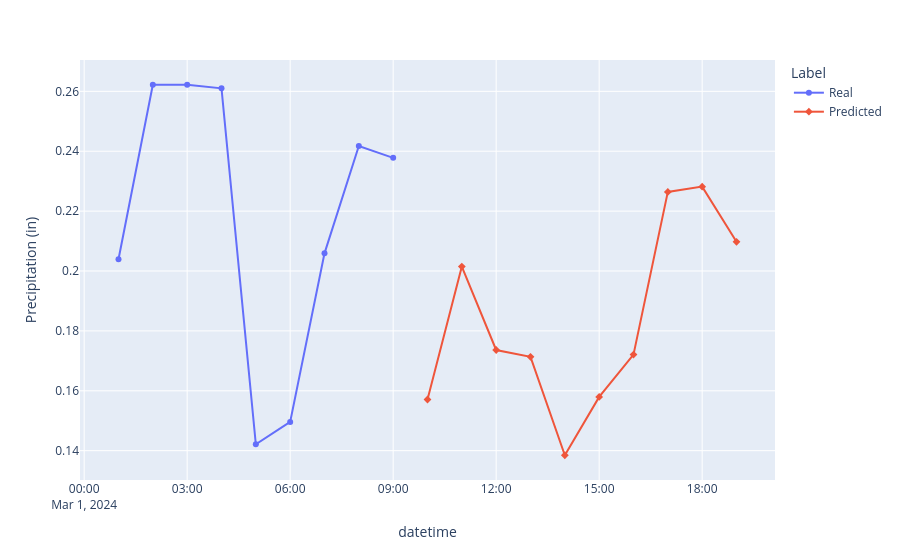

Notebook source saved alongside this figure:
### Code cell
# Display the graph
graph.show()

### Figure 1 — Plotly figure (JSON) as saved in the notebook; plotly's stock layout.template omitted (floating-point values rounded to 4 significant figures)
{"data": [{"hovertemplate": "Label=Real<br>datetime=%{x}<br>Precipitation (in)=%{y:.4f}<extra></extra>", "legendgroup": "Real", "line": {"color": "#636efa", "dash": "solid"}, "marker": {"symbol": "circle"}, "mode": "markers+lines", "name": "Real", "orientation": "v", "showlegend": true, "type": "scatter", "x": ["2024-03-01T09:00:00", "2024-03-01T08:00:00", "2024-03-01T07:00:00", "2024-03-01T06:00:00", "2024-03-01T05:00:00", "2024-03-01T04:00:00", "2024-03-01T03:00:00", "2024-03-01T02:00:00", "2024-03-01T01:00:00"], "xaxis": "x", "y": [0.2378, 0.2417, 0.2059, 0.1496, 0.1421, 0.261, 0.2622, 0.2622, 0.2039], "yaxis": "y"}, {"hovertemplate": "Label=Predicted<br>datetime=%{x}<br>Precipitation (in)=%{y:.4f}<extra></extra>", "legendgroup": "Predicted", "line": {"color": "#EF553B", "dash": "solid"}, "marker": {"symbol": "diamond"}, "mode": "markers+lines", "name": "Predicted", "orientation": "v", "showlegend": true, "type": "scatter", "x": ["2024-03-01T10:00:00", "2024-03-01T11:00:00", "2024-03-01T12:00:00", "2024-03-01T13:00:00", "2024-03-01T14:00:00", "2024-03-01T15:00:00", "2024-03-01T16:00:00", "2024-03-01T17:00:00", "2024-03-01T18:00:00", "2024-03-01T19:00:00"], "xaxis": "x", "y": [0.1571, 0.2015, 0.1736, 0.1713, 0.1385, 0.1579, 0.1721, 0.2264, 0.2282, 0.2098], "yaxis": "y"}], "layout": {"autosize": true, "legend": {"title": {"text": "Label"}, "tracegroupgap": 0}, "margin": {"t": 60}, "xaxis": {"anchor": "y", "autorange": true, "domain": [0, 1], "range": ["2024-02-29 23:55:58.5837", "2024-03-01 20:04:01.4163"], "title": {"text": "datetime"}, "type": "date"}, "yaxis": {"anchor": "x", "autorange": true, "domain": [0, 1], "range": [0.1289, 0.2718], "title": {"text": "Precipitation (in)"}, "type": "linear"}}}
